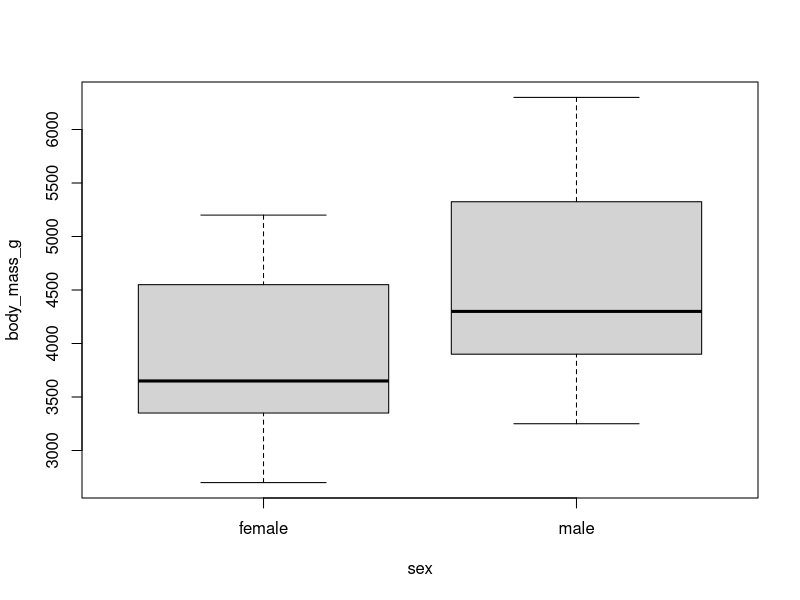

Write the R code that produced this figure.
## ---- chunk 1
knitr::opts_chunk$set(echo = TRUE)
## ---- chunk 2
# Load dataset
library(palmerpenguins)
data(package = 'palmerpenguins')
## ---- chunk 3
# Creating a graph
boxplot(body_mass_g ~ sex, data = penguins, na.rm=TRUE)
